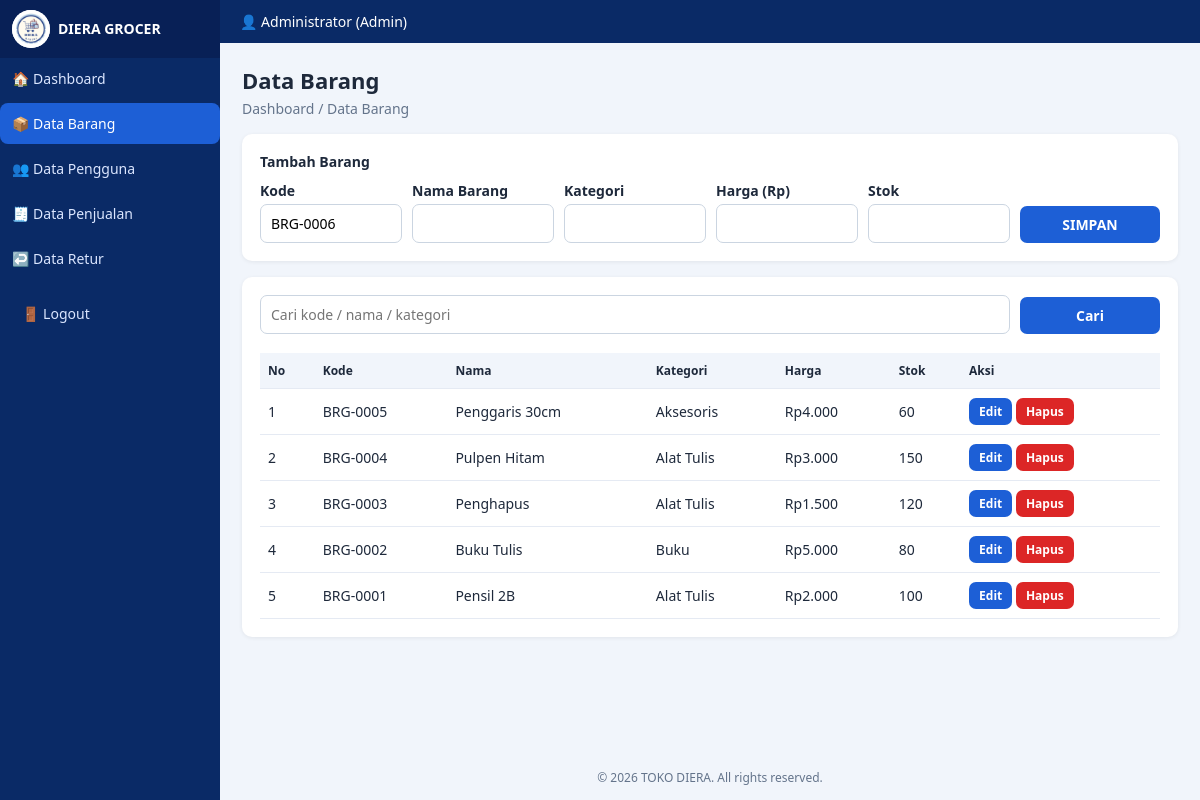
Page /barang.php (signed in) on the committed database.
### tables this page shows
CREATE TABLE barang (
    id INT AUTO_INCREMENT PRIMARY KEY,
    kode VARCHAR(20) NOT NULL UNIQUE,
    nama VARCHAR(100) NOT NULL,
    kategori VARCHAR(50) NOT NULL,
    harga INT NOT NULL DEFAULT 0,
    stok INT NOT NULL DEFAULT 0,
    created_at TIMESTAMP DEFAULT CURRENT_TIMESTAMP
);

### barang.php (the view, shortened to what this page needs)
<?php
require 'config.php';
$isAdmin = $_SESSION['u']['role'] === 'admin';
$edit = null;
$search = trim($_GET['q'] ?? '');
$statement = $pdo->prepare(
    'SELECT * FROM barang '
    . 'WHERE nama LIKE ? OR kode LIKE ? OR kategori LIKE ? '
    . 'ORDER BY id DESC'
);
$statement->execute(["%$search%", "%$search%", "%$search%"]);
$rows = $statement->fetchAll();
if ($isAdmin) {
    $nextCode = $edit['kode'] ?? 'BRG-' . str_pad(
        (int) $pdo->query('SELECT COALESCE(MAX(id),0)+1 FROM barang')->fetchColumn(),
        4,
        '0',
        STR_PAD_LEFT
    );
    echo "<div class='card'><b>" . ($edit ? 'Edit' : 'Tambah') . " Barang</b>";
    echo "<form method='post'>" . csrf_field();
    echo "<div class='row'>";
    echo "<div><label>Kode</label><input name='kode' required value='" . e($nextCode) . "'></div>";
    echo "<div><label>Nama Barang</label><input name='nama' required value='"
        . e($edit['nama'] ?? '') . "'></div>";
    echo "<div><label>Kategori</label><input name='kategori' required value='"
        . e($edit['kategori'] ?? '') . "'></div>";
    echo "<div><label>Harga (Rp)</label><input type='number' min='0' name='harga' required value='"
        . e($edit['harga'] ?? '') . "'></div>";
    echo "<div><label>Stok</label><input type='number' min='0' name='stok' required value='"
        . e($edit['stok'] ?? '') . "'></div>";
    echo "<button class='btn'>SIMPAN</button>";
    echo '</div></form></div>';
}
echo "<div class='card'><form class='row'>";
echo "<input name='q' placeholder='Cari kode / nama / kategori' value='" . e($search) . "'>";
echo "<button class='btn'>Cari</button></form><br><div class='table-wrap'><table>";
echo '<tr><th>No</th><th>Kode</th><th>Nama</th><th>Kategori</th><th>Harga</th><th>Stok</th>';
echo $isAdmin ? '<th>Aksi</th>' : '';
echo '</tr>';
foreach ($rows as $index => $item) {
    echo '<tr><td>' . ($index + 1) . '</td>';
    echo '<td>' . e($item['kode']) . '</td>';
    echo '<td>' . e($item['nama']) . '</td>';
    echo '<td>' . e($item['kategori']) . '</td>';
    echo '<td>' . rp($item['harga']) . '</td>';
    echo '<td>' . ($item['stok'] <= 10
        ? "<b style='color:#dc2626'>{$item['stok']}</b>"
        : $item['stok']) . '</td>';
    if ($isAdmin) {
        echo "<td><a class='btn sm' href='?edit={$item['id']}'>Edit</a> ";
        echo "<form method='post' style='display:inline' data-confirm='Hapus barang ini?'>";
        echo "<button class='btn sm red'>Hapus</button></form></td>";
    }
    echo '</tr>';
}
echo '</table></div></div>';

### assets/style.css (style rules this page uses)
* { box-sizing: border-box; }
body { margin: 0; font-family: Segoe UI, Arial, sans-serif; background: #f1f5fb; color: #1e293b; font-size: 14px; }
a { color: #1d4ed8; text-decoration: none; }
.card { background: #fff; border-radius: 10px; padding: 18px; box-shadow: 0 1px 4px #0001; margin-bottom: 16px; }
table { width: 100%; border-collapse: collapse; }
th, td { padding: 9px 8px; text-align: left; border-bottom: 1px solid #e5eaf3; }
th { background: #f1f5fb; font-size: 12px; }
.table-wrap { overflow-x: auto; }
input, select, textarea { width: 100%; padding: 9px 10px; border: 1px solid #cbd5e1; border-radius: 7px; font: inherit; background: #fff; }
label { display: block; font-weight: 600; margin: 10px 0 4px; }
.btn { display: inline-block; background: #1d5fd6; color: #fff; border: 0; padding: 9px 16px; border-radius: 7px; cursor: pointer; font: inherit; font-weight: 600; }
.btn.red { background: #dc2626; }
.btn.sm { padding: 5px 10px; font-size: 12px; }
.row { display: flex; gap: 10px; flex-wrap: wrap; align-items: flex-end; }
.row > * { flex: 1; min-width: 140px; }
.row .btn { flex: 0 0 auto; }

### rows in the picture
barang: kode "BRG-0005", nama "Penggaris 30cm", kategori "Aksesoris", harga "Rp4.000", stok "60"
barang: kode "BRG-0004", nama "Pulpen Hitam", kategori "Alat Tulis", harga "Rp3.000", stok "150"
barang: kode "BRG-0003", nama "Penghapus", kategori "Alat Tulis", harga "Rp1.500", stok "120"
barang: kode "BRG-0002", nama "Buku Tulis", kategori "Buku", harga "Rp5.000", stok "80"
barang: kode "BRG-0001", nama "Pensil 2B", kategori "Alat Tulis", harga "Rp2.000", stok "100"

### other values in the picture
$icon "🏠"
$label "Dashboard"
$icon "📦"
$label "Data Barang"
$icon "👥"
$label "Data Pengguna"
$icon "🧾"
$label "Data Penjualan"
$icon "↩️"
$label "Data Retur"
$_SESSION['u']['nama'] "Administrator"
$_SESSION['u']['role'] "Admin"
$title "Data Barang"
$crumb "Data Barang"
